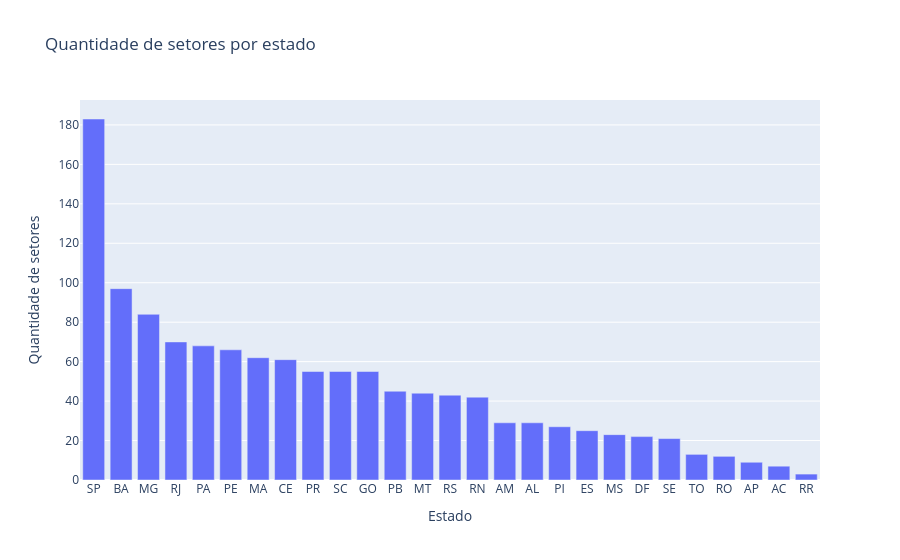

Notebook cell for this chart:
### Code cell
base_estado = base_estado.sort_values(
    "qtd_setores",
    ascending=False
)

fig = px.bar(
    base_estado,
    x="estado",
    y="qtd_setores",
    title="Quantidade de setores por estado",
    labels={
        "estado": "Estado",
        "qtd_setores": "Quantidade de setores"
    },
    hover_data={
        "qtd_setores": True
    }
)

fig.show()

### Figure 1 — Plotly figure (JSON) as saved in the notebook; plotly's stock layout.template omitted (floating-point values rounded to 4 significant figures)
{"data": [{"hovertemplate": "Estado=%{x}<br>Quantidade de setores=%{y}<extra></extra>", "legendgroup": "", "marker": {"color": "#636efa", "pattern": {"shape": ""}}, "name": "", "orientation": "v", "showlegend": false, "textposition": "auto", "type": "bar", "x": ["SP", "BA", "MG", "RJ", "PA", "PE", "MA", "CE", "PR", "SC", "GO", "PB", "MT", "RS", "RN", "AM", "AL", "PI", "ES", "MS", "DF", "SE", "TO", "RO", "AP", "AC", "RR"], "xaxis": "x", "y": [183, 97, 84, 70, 68, 66, 62, 61, 55, 55, 55, 45, 44, 43, 42, 29, 29, 27, 25, 23, 22, 21, 13, 12, 9, 7, 3], "yaxis": "y"}], "layout": {"barmode": "relative", "legend": {"tracegroupgap": 0}, "title": {"text": "Quantidade de setores por estado"}, "xaxis": {"anchor": "y", "domain": [0, 1], "title": {"text": "Estado"}}, "yaxis": {"anchor": "x", "domain": [0, 1], "title": {"text": "Quantidade de setores"}}}}
